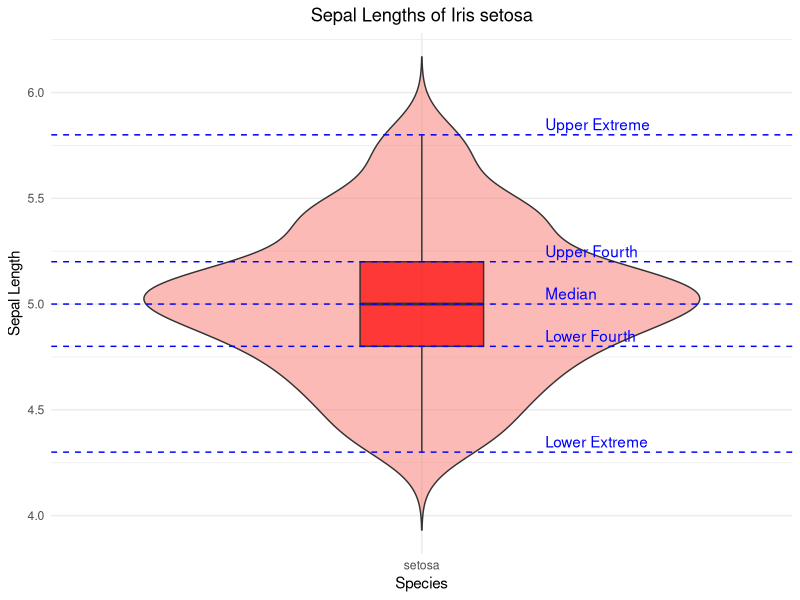

Here is the R script that generated this plot:
# Instalar a biblioteca ggplot2 se necessário
# install.packages("ggplot2")
library(ggplot2)

# Carregar o dataset
data(iris)

# Filtrar por Iris-setosa
iris_setosa <- subset(iris, Species == "setosa")

# Calcular as estatísticas relevantes
boxplot_stats <- boxplot(iris_setosa$Sepal.Length, plot = FALSE)
stats <- boxplot_stats$stats

# Criar o gráfico do boxplot sobre o violin plot
ggplot(iris_setosa, aes(x = Species, y = Sepal.Length, fill = Species)) + 
  geom_violin(trim = FALSE, alpha = 0.5) +  # Violin plot (density)
  geom_boxplot(width = 0.2, fill = "red", alpha = 0.7) +  # Boxplot
  geom_hline(yintercept = stats[1], linetype = "dashed", color = "blue") +
  geom_hline(yintercept = stats[2], linetype = "dashed", color = "blue") +
  geom_hline(yintercept = stats[3], linetype = "dashed", color = "blue") +
  geom_hline(yintercept = stats[4], linetype = "dashed", color = "blue") +
  geom_hline(yintercept = stats[5], linetype = "dashed", color = "blue") +
  annotate("text", x = 1.2, y = stats[1] + 0.05, label = "Lower Extreme", color = "blue", hjust = 0) +
  annotate("text", x = 1.2, y = stats[2] + 0.05, label = "Lower Fourth", color = "blue", hjust = 0) +
  annotate("text", x = 1.2, y = stats[3] + 0.05, label = "Median", color = "blue", hjust = 0) +
  annotate("text", x = 1.2, y = stats[4] + 0.05, label = "Upper Fourth", color = "blue", hjust = 0) +
  annotate("text", x = 1.2, y = stats[5] + 0.05, label = "Upper Extreme", color = "blue", hjust = 0) +
  xlab("Species") + 
  ylab("Sepal Length") +
  ggtitle("Sepal Lengths of Iris setosa") +
  theme_minimal() + 
  theme(legend.position = "none", 
        plot.title = element_text(hjust = 0.5))

